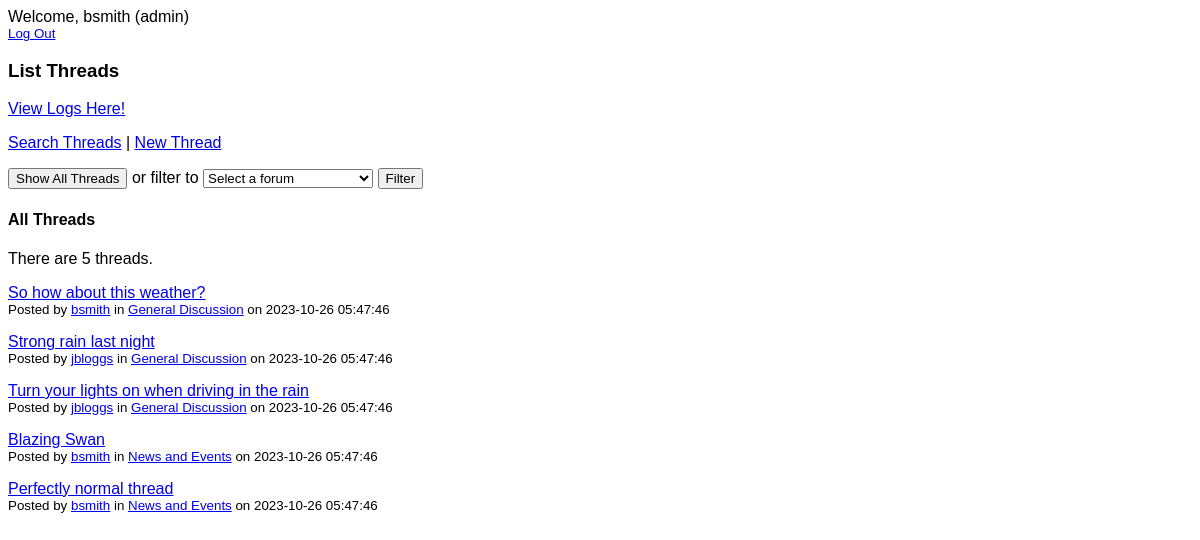
Page /list_threads.php (signed in) on the committed database.
### tables this page shows
CREATE TABLE `thread` (
  `thread_id` int(11) NOT NULL,
  `username` varchar(20) NOT NULL,
  `forum_id` tinyint(4) UNSIGNED NOT NULL,
  `title` varchar(100) NOT NULL,
  `content` varchar(40000) NOT NULL,
  `post_date` timestamp NOT NULL DEFAULT current_timestamp() ON UPDATE current_timestamp()
);

CREATE TABLE `forum` (
  `forum_id` tinyint(4) UNSIGNED NOT NULL,
  `forum_name` varchar(50) NOT NULL
);

### list_threads.php (the view, shortened to what this page needs)
<?php
  require 'db_connect.php';
  if (isset($_SESSION['username']))
  {
    echo '<p>Welcome, '.$_SESSION['username'].' ('.$_SESSION['access_level'].')';
    echo '<br/><small><a href="logout.php">Log Out</a></small></p>';
  }
  else
  {
    echo '<p>You are not logged in.';
    echo '<br /><small><a href="login.php">Log In</a></small></p>';
  }
?>
<!DOCTYPE html>
<html>
  <head>
    <link rel="stylesheet" type="text/css" href="forum_stylesheet.css" />
  </head>
  <body>
    <h3>List Threads</h3>
    <?php
    if (isset($_SESSION['access_level']))
    {
    if ($_SESSION['access_level'] =='admin')
      echo '<a href="view_log.php">View Logs Here!</a>';
    }
    if (isset($_SESSION['username']))
      echo '<p><a href="search_threads.php">Search Threads</a> | <a href="new_thread_form.php">New Thread</a></p>';
    else
      echo '<p><a href="search_threads.php">Search Threads</a></p>';
    ?>
    <form name="list_threads" method="get" action="list_threads.php" >
      <p><input type="button" value="Show All Threads" onclick="window.location.href = 'list_threads.php'" /> or filter to
        <select name="forum_id">
          <option value="" selected disabled>Select a forum</option>
        </select> <input type="submit" value="Filter" />
      </p>
    </form>
    <?php
      if (isset($_GET['forum_id']))
      {
        echo '<h4>'.$current_forum_name.' Threads</h4>';
        $stmt = $db->prepare("SELECT thread_id, username, title, post_date, forum_name, thread.forum_id
                              FROM thread LEFT JOIN forum
                              ON thread.forum_id=forum.forum_id
                              WHERE thread.forum_id = ? ORDER BY post_date DESC");
        $stmt->execute( [$_GET['forum_id']] );
      }
      else
      {
        echo '<h4>All Threads</h4>';
        $stmt = $db->prepare("SELECT thread_id, username, title, post_date, forum_name, thread.forum_id
                              FROM thread LEFT JOIN forum
                              ON thread.forum_id=forum.forum_id
                              ORDER BY post_date DESC");
        $stmt->execute();
      }
      $result_data = $stmt->fetchAll();
      if (count($result_data) > 1)
        echo 'There are '.count($result_data).' threads.';
      if (count($result_data) > 0)
      {
        foreach($result_data as $row)
        {
          echo '<p><a href="view_thread.php?id='.$row['thread_id'].'">'.$row['title'].'</a><br />';
          echo '<small>Posted by <a href="view_profile.php?username='.$row['username'].'">'.$row['username'].'</a> in <a href="list_threads.php?forum_id='.$row['forum_id'].'">'.$row['forum_name'].'</a> on '.$row['post_date'].'</small></p>';
        }
      }
      else
      {
        echo '<p>No threads posted.</p>';
      }
    ?>
  </body>
</html>

### forum_stylesheet.css (style rules this page uses)
* { font-family: Arial }
input[type="text"], input[type="password"], select { width: 170px }

### rows in the picture
thread: title "So how about this weather?", username "bsmith", forum.forum_name "General Discussion", post_date "2023-10-26 05:47:46"
thread: title "Strong rain last night", username "jbloggs", forum.forum_name "General Discussion", post_date "2023-10-26 05:47:46"
thread: title "Turn your lights on when driving in the rain", username "jbloggs", forum.forum_name "General Discussion", post_date "2023-10-26 05:47:46"
thread: title "Blazing Swan", username "bsmith", forum.forum_name "News and Events", post_date "2023-10-26 05:47:46"
thread: title "Perfectly normal thread", username "bsmith", forum.forum_name "News and Events", post_date "2023-10-26 05:47:46"

### other values in the picture
$_SESSION['username'] "bsmith"
$_SESSION['access_level'] "admin"
count($result_data) "5"
